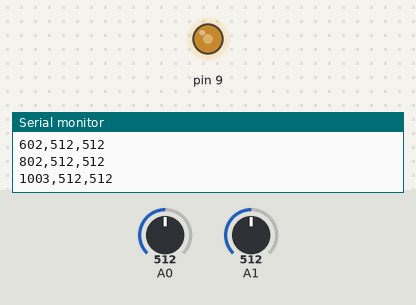
The sketch below on a simulated Arduino Uno, built with avr-gcc and run on an emulated ATmega328P. On the bench: output pins drawn as LEDs (lit = HIGH), the last lines printed to the serial monitor. Inputs (shaded band) come from the test bench; at power-on: A1 = 512, A0 = 512.

Above: at 1.2 s.
1.3 s: A1 set to 716
At 2.3 s:
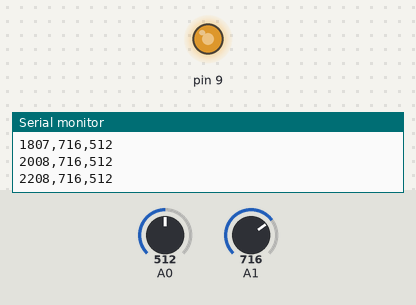
2.9 s: A1 set to 900
At 3.7 s:
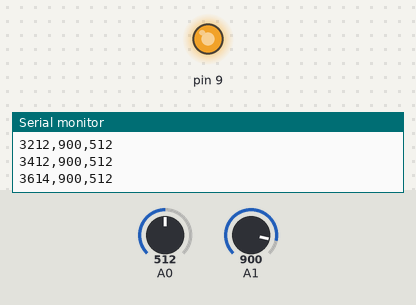
4.5 s: A1 set to 122
At 5.2 s:
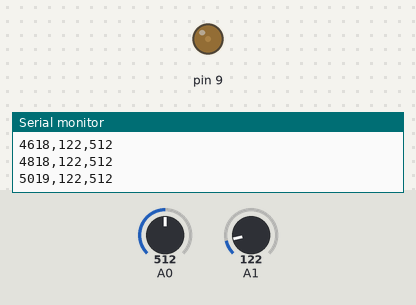
6.1 s: A1 set to 0
At 6.6 s:
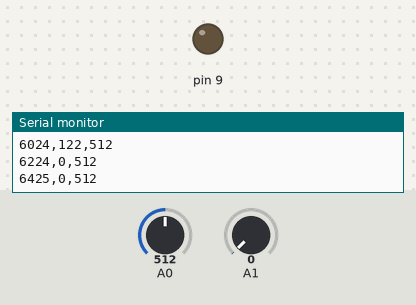
7.7 s: A1 set to 511
At 8.1 s:
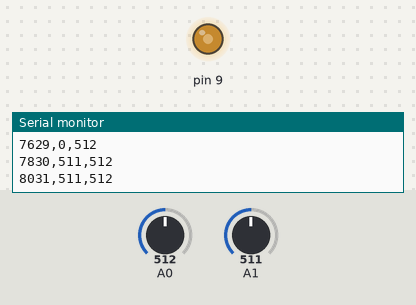
Timing chart, 0 to 10.3 s (numbered marks = the images above; inputs shaded):
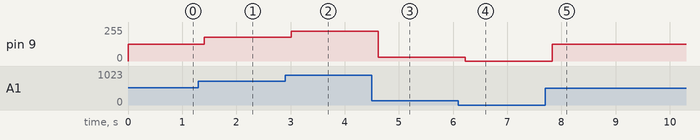

The sketch:

phys_lab_3.ino
```cpp
void setup() {

  Serial.begin(9600);

  pinMode(9, OUTPUT);
}

void loop() {

  int thermValue = analogRead(A0);
  int potValue = analogRead(A1);

  int heaterPower = map(potValue, 0, 1023, 0, 255);

  analogWrite(9, heaterPower);

  // time, potentiometer, thermistor
  Serial.print(millis());
  Serial.print(',');
  Serial.print(potValue);
  Serial.print(',');
  Serial.println(thermValue);

  // Delay
  delay(200);
}
```

Measured:
- after the input at 1.3 s, pin 9: 127/255 → 178/255 after 0.11 s
- after the input at 2.9 s, pin 9: 178/255 → 224/255 after 0.11 s
- after the input at 4.5 s, pin 9: 224/255 → 30/255 after 0.12 s
- after the input at 6.1 s, pin 9: 30/255 → 0/255 after 0.13 s
- after the input at 7.7 s, pin 9: 0/255 → 127/255 after 0.13 s
